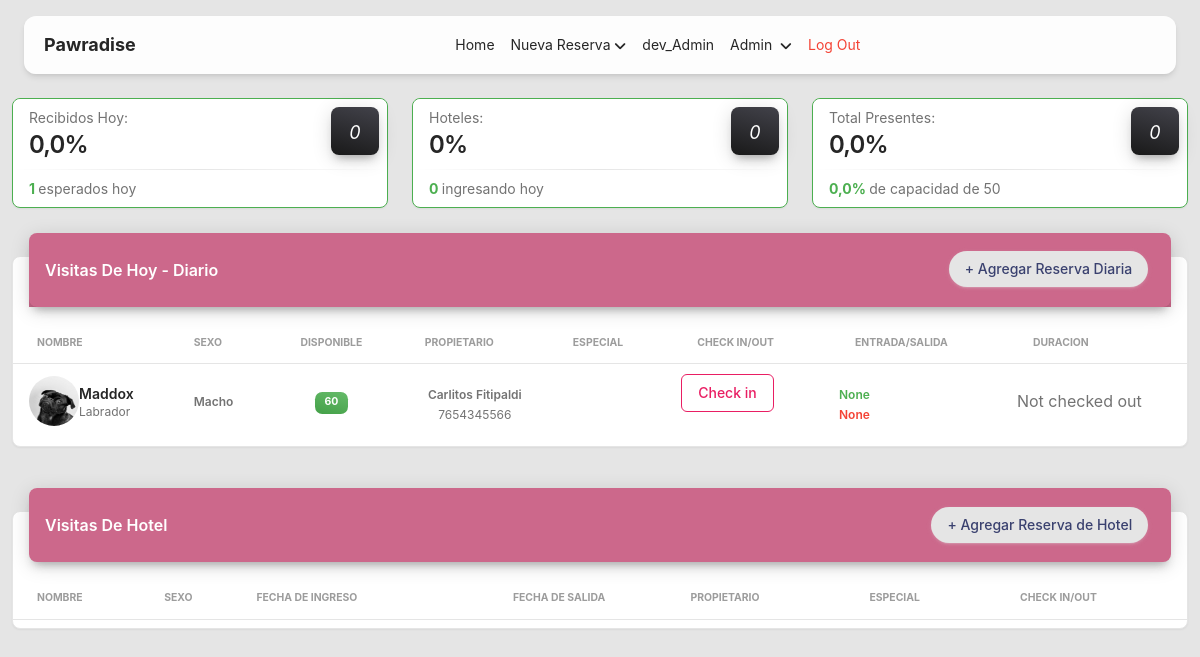
Screenshot of /local_admin (signed in) with the database file from the repository.
### main/models.py (models this page shows, shortened)
class Reserves_Daily(models.Model):
    propietario = models.ForeignKey(User,on_delete=models.CASCADE,max_length=250,null=False)
    dog = models.ForeignKey(Dogs,on_delete=models.CASCADE,max_length=250,null=False)
    paquete = models.CharField(max_length=250,choices=Paquetes,default='medio')
    fecha_in = models.DateField(default='1900-01-01')
    check_in = models.DateTimeField(null=True, blank=True)
    check_out = models.DateTimeField(null=True, blank=True)
    is_checked_in = models.BooleanField(default=False) #By GPT
    def get_duration(self):
        if self.check_in and self.check_out:
            return self.check_out - self.check_in
        return None
    def get_duration_formatted(self):
        duration = self.get_duration()
        if duration:
            hours, remainder = divmod(duration.total_seconds(), 3600)
            minutes, _ = divmod(remainder, 60)
            return f"{int(hours)}h {int(minutes)}m"
        return "Not checked out"

class Dogs(models.Model):
    nombre = models.CharField(max_length=250)
    raza = models.CharField(max_length=250)
    sexo = models.CharField(max_length=20,choices=Sexo_Choices,default='macho')
    propietario = models.ForeignKey(User,on_delete=models.CASCADE,max_length=250,null=False)
    is_special = models.BooleanField(default=False)
    photo = models.ImageField(null=True, blank=True, upload_to='images/')
    vacunacion = models.ImageField(null=True, blank=True, upload_to='images/vacunacion',default=None)
    def __str__(self):
        return self.nombre

class User(AbstractUser):
    nombre = models.CharField(max_length=250)
    apellido = models.CharField(max_length=250,default='None')
    telefono = models.CharField(blank=False,max_length=25,default='9999-9999')
    email = models.EmailField(unique=True,max_length=250)
    rewards = models.IntegerField(null=False,default=0)
    available_days = models.IntegerField(null=False,default=0)
    balance = models.DecimalField(null=True,max_digits=6,decimal_places=2)
    username = models.CharField(max_length=150,blank=True)
    USERNAME_FIELD = 'email'
    REQUIRED_FIELDS = []
    def __str__(self):
        return self.nombre

### main/views.py (the view)
# urls.py: path('local_admin',views.local_admin,name='local_admin'),
def local_admin(request):
    today = date.today()
    capacidad_instalada = 50
    today_reserves = Reserves_Daily.objects.filter(fecha_in__exact=today).order_by('-is_checked_in')
    total_checked_in = today_reserves.filter(is_checked_in=True).count()
    hotel_reserves = Reserves_Hotel.objects.filter(fecha_in__lte=date.today()).filter(fecha_out__gte=date.today())#Lista de Reservas
    hotel_reserves_today = Reserves_Hotel.objects.filter(fecha_in__exact=date.today()).count()
    hotel_total_checked_in = hotel_reserves.filter(is_checked_in=True).count() #Total de Reservas H checked in
    expected_today = Reserves_Daily.objects.filter(fecha_in__exact=today).count() #Total de reservasD para hoy
    total_presentes = total_checked_in + hotel_total_checked_in
    try:
        porcentaje_diario = round(total_checked_in/expected_today*100,1)
    except:
        porcentaje_diario = 0
    try:
        porcentaje_hotel = round(hotel_total_checked_in/hotel_reserves_today*100,2)
    except:
        porcentaje_hotel = 0
    try:
        capacidad_total = round(total_presentes/capacidad_instalada*100,2)
    except:
        capacidad_total = 0
    x = total_checked_in + hotel_total_checked_in
    y = expected_today + hotel_reserves_today
    try:
        porcentaje_total_de_conversion = round(x/y*100,2)
    except:
        porcentaje_total_de_conversion = 0
    context = {
        'porcentaje_total_de_conversion':porcentaje_total_de_conversion,
        'capacidad_total':capacidad_total,
        'capacidad_instalada':capacidad_instalada,
        'porcentaje_hotel':porcentaje_hotel,
        'porcentaje_diario':porcentaje_diario,
        'total_presentes':total_presentes,
        'hotel_reserves_today':hotel_reserves_today,
        'expected_today':expected_today,
        'today_reserves':today_reserves,
        'total_checked_in':total_checked_in,
        'hotel_reserves':hotel_reserves,
        'hotel_total_checked_in':hotel_total_checked_in,
    }
    return render(request,'main/local_admin.html',context)

### main/templates/main/local_admin.html (shortened to what this page needs)
{% extends 'index.html' %}
{% block content %}
{% load static %}
<div class="container-fluid py-2">
<div class="row">
    <div class="col">
      <div class="card border-success mb-2">
      <div class="card-header p-2 ps-3">
              <div class="d-flex justify-content-between">
                <div>
                  <p class="text-sm mb-0 text-capitalize">Recibidos Hoy:</p>
                  <h4 class="mb-0">{{porcentaje_diario}}%</h4>
                </div>
                <div class="icon icon-md icon-shape bg-gradient-dark shadow-dark shadow text-center border-radius-lg">
                  <i class="material-symbols-rounded opacity-10">{{total_checked_in}}</i>
                </div>
              </div>
            </div>
            <hr class="dark horizontal my-0">
            <div class="card-footer p-2 ps-3">
              <p class="mb-0 text-sm"><span class="text-success font-weight-bolder">{{expected_today}} </span>esperados hoy</p>
            </div>
          </div>
        </div>
<div class="col">
      <div class="card border-success mb-2">
      <div class="card-header p-2 ps-3">
              <div class="d-flex justify-content-between">
                <div>
                  <p class="text-sm mb-0 text-capitalize">Hoteles:</p>
                  <h4 class="mb-0">{{porcentaje_hotel}}%</h4>
                </div>
                <div class="icon icon-md icon-shape bg-gradient-dark shadow-dark shadow text-center border-radius-lg">
                  <i class="material-symbols-rounded opacity-10">{{hotel_total_checked_in}}</i>
                </div>
              </div>
            </div>
            <hr class="dark horizontal my-0">
            <div class="card-footer p-2 ps-3">
              <p class="mb-0 text-sm"><span class="text-success font-weight-bolder">{{hotel_reserves_today}} </span>ingresando hoy</p>
            </div>
          </div>
        </div>
<div class="col">
<div class="card border-success mb-2">
      <div class="card-header p-2 ps-3">
              <div class="d-flex justify-content-between">
                <div>
                  <p class="text-sm mb-0 text-capitalize">Total Presentes:</p>
                  <h4 class="mb-0">{{porcentaje_total_de_conversion}}%</h4>
                </div>
                <div class="icon icon-md icon-shape bg-gradient-dark shadow-dark shadow text-center border-radius-lg">
                  <i class="material-symbols-rounded opacity-10">{{total_presentes}}</i>
                </div>
              </div>
            </div>
            <hr class="dark horizontal my-0">
            <div class="card-footer p-2 ps-3">
              {% if capacidad_total <= 50 %}
              <p class="mb-0 text-sm"><span class="text-success font-weight-bolder">{{capacidad_total}}% </span>de capacidad de {{capacidad_instalada}}</p>
              {% elif capacidad_total <= 75 %}
              <p class="mb-0 text-sm"><span class="text-warning font-weight-bolder">{{capacidad_total}}% </span>de capacidad de {{capacidad_instalada}}</p>
              {% elif capacidad_total > 75 %}
              <p class="mb-0 text-sm"><span class="text-danger font-weight-bolder">{{capacidad_total}}% </span>de capacidad de {{capacidad_instalada}}</p>
              {% endif %}
            </div>
          </div>
        </div>
      </div>
</div>
<div class="container-fluid py-2">
      <div class="row">
        <div class="col-12">
          <div class="card my-4">
            <div class="card-header p-0 position-relative mt-n4 mx-3 z-index-2" style="background: #cc688b;">
              <div class=" shadow-dark border-radius-lg pt-4 pb-3">
                <h6 class="text-white text-capitalize ps-3">Visitas de Hoy - Diario</h6>
                <a href="{% url 'admin_new_reserve' %}" type="button" class="btn btn-light position-absolute bottom-5 end-2 rounded-pill">+ Agregar Reserva Diaria</a>
              </div>
            </div>
            <div class="card-body px-0 pb-2">
              <div class="table-responsive p-0">
                <table class="table align-items-center mb-0">
                  <thead>
                    <tr>
                      <th class="text-uppercase text-secondary text-xxs font-weight-bolder opacity-7">Nombre</th>
                      <th class="text-uppercase text-secondary text-xxs font-weight-bolder opacity-7 ps-2">Sexo</th>
                      <th class="text-center text-uppercase text-secondary text-xxs font-weight-bolder opacity-7">Disponible</th>
                      <th class="ext-center text-uppercase text-secondary text-xxs font-weight-bolder opacity-7">Propietario</th>
                      <th class="ext-center text-uppercase text-secondary text-xxs font-weight-bolder opacity-7">Especial</th>
                      <th class="ext-center text-uppercase text-secondary text-xxs font-weight-bolder opacity-7">Check In/Out</th>
                      <th class="ext-center text-uppercase text-secondary text-xxs font-weight-bolder opacity-7">Entrada/Salida</th>
                      <th class="ext-center text-uppercase text-secondary text-xxs font-weight-bolder opacity-7">Duracion</th>
                    </tr>
                  </thead>
                  <tbody>
                  {% for entry in today_reserves %}
                    <tr>
                      <td>
                        <div class="d-flex px-2 py-1">
                          <div>
                            {% if entry.dog.photo %}
            <img src="{{ entry.dog.photo.url }}" style="width:50px;height:50px;" class="card-img-top rounded-circle" alt="Dog_Photo">
            {% else %}
            <img src="{% static '/img/paw_logo.png' %}" style="width:50px;height:50px;" class="card-img-top " alt="Dog_No_Photo">
            {% endif %}
                          </div>
                          <div class="d-flex flex-column justify-content-center">
                            <h6 class="mb-0 text-sm">{{entry.dog}}</h6>
                            <p class="text-xs text-secondary mb-0">{{entry.dog.raza}}</p>
                          </div>
                        </div>
                      </td>
                      <td>
                        <p class="text-xs text-capitalize font-weight-bold mb-0">{{entry.dog.sexo}}</p>
                      </td>
                      <td class="align-middle text-center text-sm">
                        <span class="badge badge-sm bg-gradient-success">{{entry.dog.propietario.available_days}}</span>
                      </td>
                      <td class="align-middle text-center">
                        <span class="text-secondary text-xs font-weight-bold">{{ entry.dog.propietario }} {{ entry.dog.propietario.apellido }}</span>
                        <p class="text-xs text-secondary mb-0">{{entry.dog.propietario.telefono}}</p>
                      </td>
                      <td>
                      </td>
                      <td>
                      {% if entry.check_out %}
                            <button type="Submit" class="btn btn-outline-secondary" disabled>
                                Checked Out
                            </button>
                      {% else %}
                      <form action="{% url 'check_in_out_daily' entry.id %}" method="POST">
                            {% if entry.is_checked_in %}
                            <button type="Submit" class="btn btn-outline-secondary">
                                Check out
                            </button>
                            {% else %}
                            <button type="Submit" class="btn btn-outline-primary">
                                Check in
                            </button>
                            {% endif %}
                      {% endif %}
                        </form>
                      </td>
                      <td>
                        <span class="text-success text-xs font-weight-bold">{{ entry.check_in }}</span>
                        <p class="text-xs text-danger text-capitalize font-weight-bold mb-0">{{ entry.check_out }}</p>
                      </td>
                      <td>
                        {{ entry.get_duration_formatted }}
                      </td>
                    </tr>
                    {% endfor %}
                  </tbody>
                </table>
              </div>
            </div>
          </div>
        </div>
      </div>
    </div>
<div class="container-fluid py-2">
  <div class="row">
        <div class="col-12">
          <div class="card my-4">
            <div class="card-header p-0 position-relative mt-n4 mx-3 z-index-2">
              <div class="shadow-dark border-radius-lg pt-4 pb-3" style="background: #cc688b;">
                <h6 class="text-white text-capitalize ps-3">Visitas de Hotel</h6>
                <a href="{% url 'admin_new_reserve_hotel' %}" type="button" class="btn btn-light position-absolute bottom-5 end-2 rounded-pill">+ Agregar Reserva de Hotel</a>
              </div>
            </div>
            <div class="card-body px-0 pb-2">
              <div class="table-responsive p-0">
                <table class="table align-items-center mb-0">
                  <thead>
                    <tr>
                      <th class="text-uppercase text-secondary text-xxs font-weight-bolder opacity-7">Nombre</th>
                      <th class="text-uppercase text-secondary text-xxs font-weight-bolder opacity-7 ps-2">Sexo</th>
                      <th class="text-uppercase text-secondary text-xxs font-weight-bolder opacity-7 ps-2">Fecha de Ingreso</th>
                      <th class="text-center text-uppercase text-secondary text-xxs font-weight-bolder opacity-7">Fecha de Salida</th>
                      <th class="ext-center text-uppercase text-secondary text-xxs font-weight-bolder opacity-7">Propietario</th>
                      <th class="ext-center text-uppercase text-secondary text-xxs font-weight-bolder opacity-7">Especial</th>
                      <th class="ext-center text-uppercase text-secondary text-xxs font-weight-bolder opacity-7">Check In/Out</th>
                    </tr>
                  </thead>
                </table>
              </div>
            </div>
          </div>
        </div>
      </div>
</div>
{% endblock %}

### static/assets/css/nucleo-svg.css (style rules this page uses)
.icon { display: inline-block; color: #111111; height: 1em; width: 1em; }
.icon { fill: currentColor; stroke: none; }

### rows the page displays
Reserves_Daily: dog.photo (picture), dog "Maddox", dog.raza "Labrador", dog.sexo "Macho", dog.propietario.available_days "60", dog.propietario "Carlitos", dog.propietario.apellido "Fitipaldi", dog.propietario.telefono "7654345566", is_checked_in "Check in", check_in "None", check_out "None", get_duration_formatted "Not checked out"

### other values shown
{{ porcentaje_diario }} "0,0"
{{ total_checked_in }} "0"
{{ expected_today }} "1"
{{ porcentaje_hotel }} "0"
{{ hotel_total_checked_in }} "0"
{{ hotel_reserves_today }} "0"
{{ porcentaje_total_de_conversion }} "0,0"
{{ total_presentes }} "0"
{{ capacidad_total }} "0,0"
{{ capacidad_instalada }} "50"
